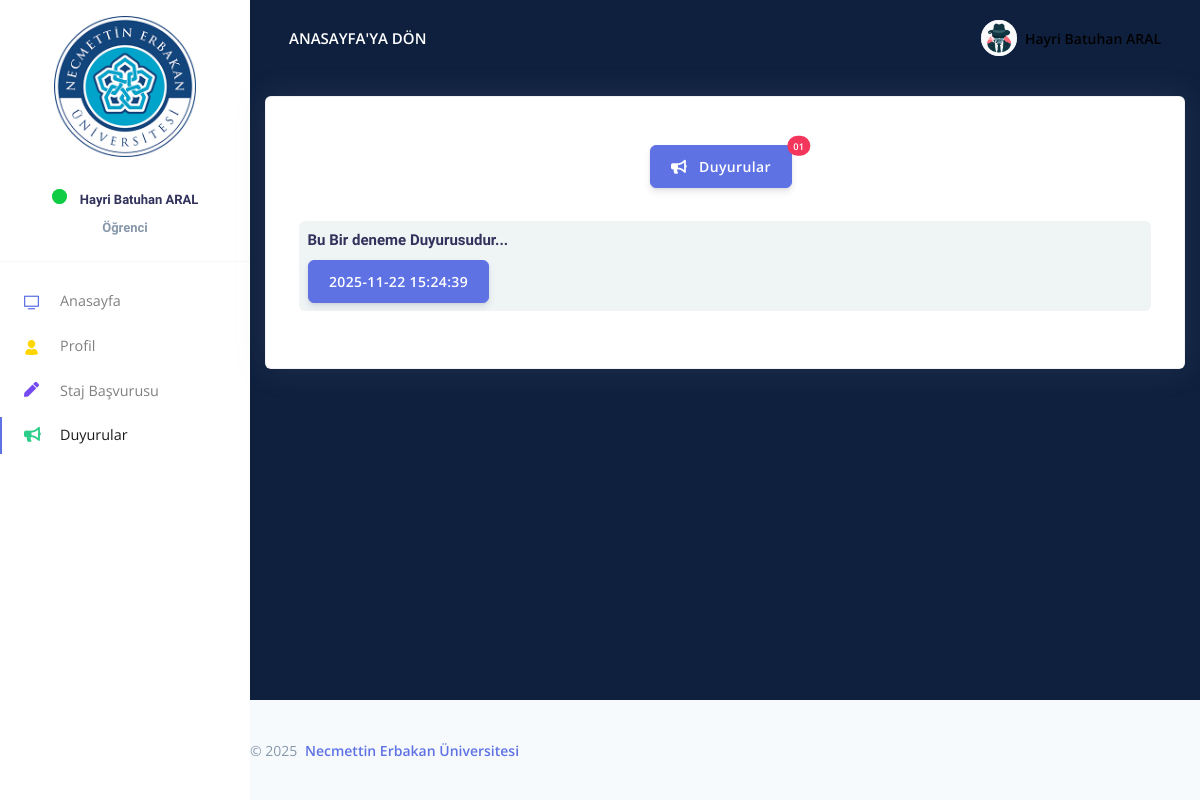
Page /Student/dashboard/examples/announcements.php (signed in) on the committed database.
### tables this page shows
CREATE TABLE `announcement` (
  `announcement_id` int(11) NOT NULL,
  `announcement_title` varchar(256) NOT NULL,
  `announcement_content` varchar(1000) NOT NULL,
  `announcement_file` varchar(300) DEFAULT NULL,
  `announcement_author` varchar(256) NOT NULL,
  `announcement_datetime` timestamp NOT NULL DEFAULT current_timestamp()
);

### Student/dashboard/examples/announcements.php (the view, shortened to what this page needs)
<!DOCTYPE html>
<html lang="tr">
<head>
  <link href="https://cdn.jsdelivr.net/npm/bootstrap@5.2.2/dist/css/bootstrap.min.css" rel="stylesheet">
  <link href="../assets/js/plugins/nucleo/css/nucleo.css" rel="stylesheet" />
  <link href="../assets/js/plugins/@fortawesome/fontawesome-free/css/all.min.css" rel="stylesheet" />
  <link href="../assets/css/argon-dashboard.css?v=1.1.2" rel="stylesheet" />
</head>
<body class="">
  <nav class="navbar navbar-vertical fixed-left navbar-expand-md navbar-light bg-white" id="sidenav-main">
    <div class="container-fluid">
      <a class="pt-0" href="../index.php">
        <center><img style="width: 70%; height:auto;" src="../assets/img/theme/neu-logo.png"  alt="NEÜ Logo"></center>
      </a>
      <div class="collapse navbar-collapse" id="sidenav-collapse-main">
        <ul class="navbar-nav">
          <center>
            <h5 class="new-font"><div class="online-indicator"><span class="blink"></span></div> <?php echo $_SESSION['student_fullName']; ?></h5>
            <h5 class="new-font text-muted">Öğrenci</h5>
          </center>
          <hr class="my-3">
          <li class="nav-item"><a class="nav-link" href="../index.php"><i class="ni ni-tv-2 text-primary"></i> Anasayfa</a></li>
          <li class="nav-item"><a class="nav-link " href="./profile.php"><i class="ni ni-single-02 text-yellow"></i> Profil</a></li>
          <li class="nav-item"><a class="nav-link" href="./apply_internship.php"><i style="color: #764AF1;" class="fas fa-pen"></i> Staj Başvurusu</a></li>
          <li class="nav-item active"><a class="nav-link active" href="./announcements.php"><i class="fas fa-bullhorn text-success"></i> Duyurular</a></li>
        </ul>
      </div>
    </div>
  </nav>
  <div class="main-content">
    <nav class="navbar navbar-top navbar-expand-md navbar-dark" id="navbar-main">
      <div class="container-fluid">
        <a class="h4 mb-0 text-white text-uppercase d-none d-lg-inline-block" href="../index.php">Anasayfa'ya Dön</a>
        <ul class="navbar-nav align-items-center d-none d-md-flex">
          <li class="nav-item dropdown">
            <a class="nav-link pr-0" href="#" role="button" data-toggle="dropdown" aria-haspopup="true" aria-expanded="false">
              <div class="media align-items-center">
                <span class="avatar avatar-sm rounded-circle"><img alt="Image placeholder" src="../assets/img/theme/man.jpg"></span>
                <div class="media-body ml-2 d-none d-lg-block"><span style="color: black;" class="mb-0 text-sm font-weight-bold"><?php echo isset($_SESSION['studentID']) ? $_SESSION['student_fullName'] : 'User'; ?></span></div>
              </div>
            </a>
          </li>
        </ul>
      </div>
    </nav>
    <div class="header pt-7 align-items-center bg-neu-dark" style="min-height: 700px;">
      <div class="container">
        <div class="card p-5 shadow">
          <center>
            <?php
            $connection = mysqli_connect('localhost','root','','yazgeldb');
            $sql = "SELECT * FROM announcement";
            $result = mysqli_query($connection, $sql);
            $announcement_count = mysqli_num_rows($result);
            ?>
            <button type="button" class="btn btn-primary position-relative mb-2">
                <i class="fas fa-bullhorn text-white"></i> Duyurular
            <span class="position-absolute top-0 start-100 translate-middle badge rounded-pill bg-danger">
            <?php echo ($announcement_count < 10) ? '0'.$announcement_count : $announcement_count; ?>
            </span>
            </button>
          </center>
          <div class="row">
            <?php
                $sql = "SELECT * FROM announcement ORDER BY announcement_datetime DESC";
                $result = mysqli_query($connection, $sql);
                if(mysqli_num_rows($result) == 0){
                    echo "<center><p>Henüz herhangi bir duyuru eklenmemiştir!</p></center>";
                }else{
                    while($row = mysqli_fetch_assoc($result)){
            ?>
                        <div class="col-lg-12">
                            <h4 class="new-font"><?php echo substr($row['announcement_title'], 0, 50) ?>...</h4>
                            <button type="button" class="btn btn-primary" data-bs-toggle="modal" data-bs-target="#announcement<?php echo $row['announcement_id'] ?>">
                            <?php echo $row['announcement_datetime'] ?>
                            </button>
                        </div>
            <?php
                    }
                }
            ?>
          </div>
        </div>
      </div>
    </div>
      <footer class="footer">
        <div class="row align-items-center justify-content-xl-between">
          <div class="col-xl-6">
            <div class="copyright text-center text-xl-left text-muted">&copy; 2025 <a href="#" class="font-weight-bold ml-1">Necmettin Erbakan Üniversitesi</a></div>
          </div>
        </div>
      </footer>
    </div>
</body>
</html>

### Student/dashboard/examples/announcements.php (style rules this page uses)
.new-font { font-family: 'IBM Plex Sans JP', sans-serif; }
.bg-neu-dark { background-color: #0F203F !important; }
div.online-indicator { display: inline-block; width: 15px; height: 15px; margin-right: 10px; background-color: #0fcc45; border-radius: 50%; position: relative; }
span.blink { display: block; width: 15px; height: 15px; background-color: #0fcc45; opacity: 0.7; border-radius: 50%; animation: blink 1s linear infinite; }
.col-lg-12 { border-radius: 6px; background-color: #EFF5F5; padding: 1%; margin: 1% 0; }

### rows in the picture
announcement: announcement_title "Bu Bir deneme Duyurusudur", announcement_datetime "2025-11-22 15:24:39"

### other values in the picture
$_SESSION['student_fullName'] "Hayri Batuhan ARAL"
$announcement_count "1"
